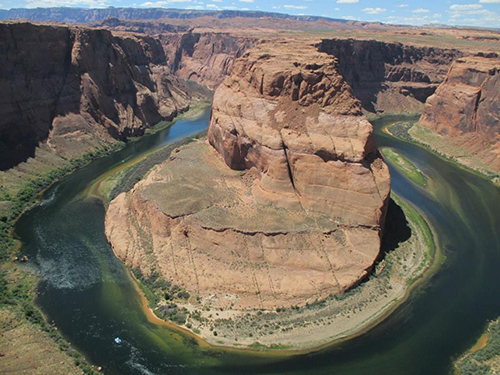
#> input picture kYa_lp2/src/horseshoe_bend.png, 500 x 375 px
$ jupyter execute kYaMorphologicalOperations.ipynb
#> lines starting #> are read from the running program, lines starting #| are printed output that depends on the picture; after the words box and inside, x2 and y2 are one past the last pixel; in counts of white or black regions, pixels touching at a corner belong together
### kYa_lp2/kYaDemo.py
import cv2 as cv
from matplotlib import pyplot as plt

def show_rgb_image(image, title=None, conversion=cv.COLOR_BGR2RGB):

    # Converts from one colour space to the other. this is needed as RGB
    # is not the default colour space for OpenCV
    image = cv.cvtColor(image, conversion)

    # Show the image
    plt.imshow(image)

    # remove the axis / ticks for a clean looking image
    plt.xticks([])
    plt.yticks([])

    # if a title is provided, show it
    if title is not None:
        plt.title(title)

    plt.show()

### kYa_lp2/kYaMorphologicalOperations.ipynb
## Morphological Operations Quiz

[cell 1]
import cv2 as cv
import numpy as np
import kYaDemo as kdm
from matplotlib import pyplot as plt

1. **What is the difference between an erosion and dilation??**
- *Answer: An erosion eats away at the foreground object, while a dilation increases the size of the object*
- Erosion:

- Dilation:


Code example:

[cell 2]
img = cv.imread(r"./src/horseshoe_bend.png", 0)
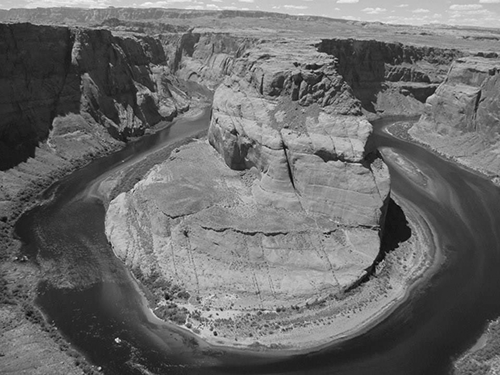
#> img: shape (375, 500); min 4, max 248, mean 107
img = cv.threshold(img, 0, 255, cv.THRESH_BINARY+cv.THRESH_OTSU)[1]
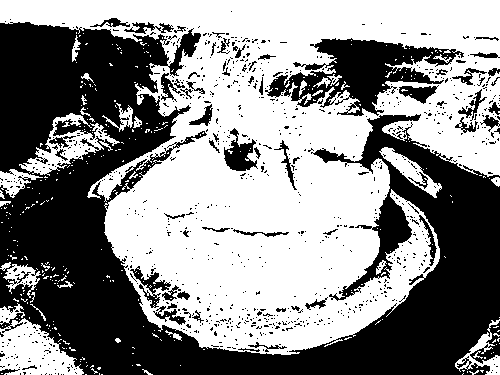
#> img: shape (375, 500); 54.1% white; 900 black regions (838 under 20 px), largest, box (x1, y1, x2, y2) and area: (0, 22, 500, 375) 71163, (265, 38, 464, 116) 6494, (224, 128, 258, 171) 722
kernel = np.ones((3, 3))
img = cv.bitwise_not(img)

erosion = cv.erode(img, kernel, iterations=1)
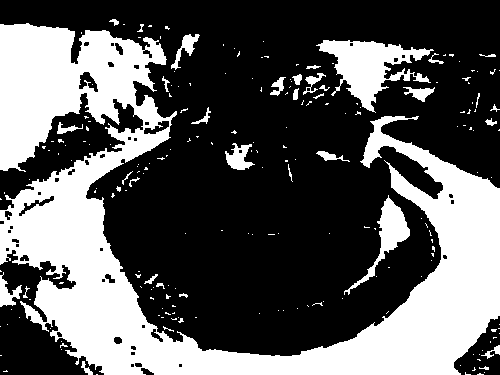
#> erosion: shape (375, 500); 35.6% white; 210 white regions (175 under 20 px), largest, box (x1, y1, x2, y2) and area: (0, 23, 500, 375) 58299, (316, 40, 434, 113) 3569, (344, 195, 410, 295) 1362
kdm.show_rgb_image(erosion, "Erosion")

dilation = cv.dilate(img, kernel, iterations=1)
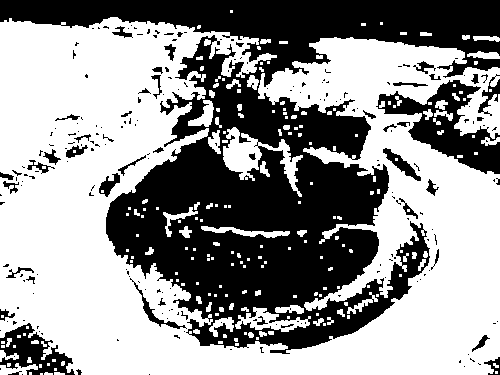
#> dilation: shape (375, 500); 58.5% white; 221 black regions (174 under 20 px), largest, box (x1, y1, x2, y2) and area: (0, 0, 500, 354) 67228, (376, 80, 500, 174) 4377, (0, 323, 75, 375) 1821
kdm.show_rgb_image(dilation, "Dilation")

2. **What is the difference between a closing and opening operation?**
- *Answer: An opening is an erosion followed by a dilation, while a closing is a dilation followed by an erosion*

Code example:

[cell 3]
img = cv.imread(r"./src/horseshoe_bend.png", 0)

# Apply closing operation to the image
closing = cv.morphologyEx(img, cv.MORPH_CLOSE, kernel)
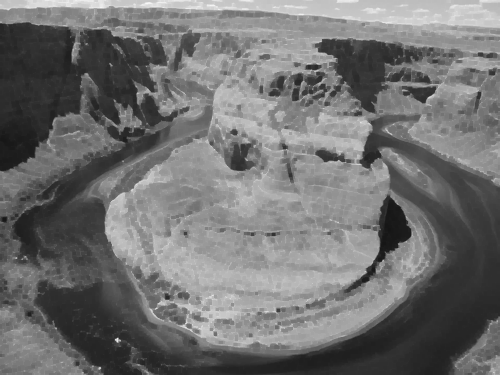
#> closing: shape (375, 500); min 21, max 248, mean 112.9

# Apply opening operation to the image
opening = cv.morphologyEx(img, cv.MORPH_OPEN, kernel)
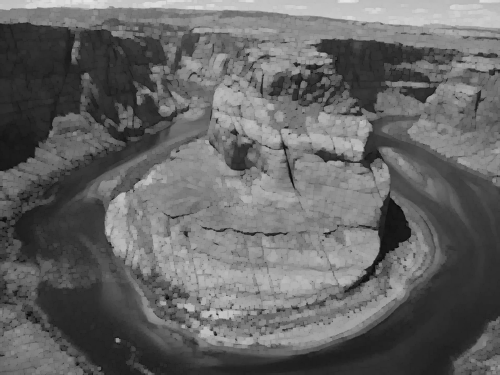
#> opening: shape (375, 500); min 4, max 229, mean 101

# Show the original and processed images
kdm.show_rgb_image(img, "Original")
kdm.show_rgb_image(closing, "Closing")
kdm.show_rgb_image(opening, "Opening")
